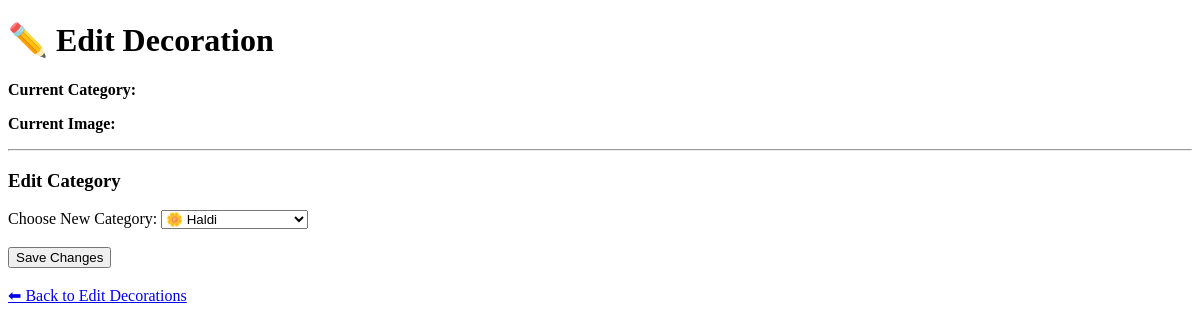
The app's page /edit-decoration/15, older data.
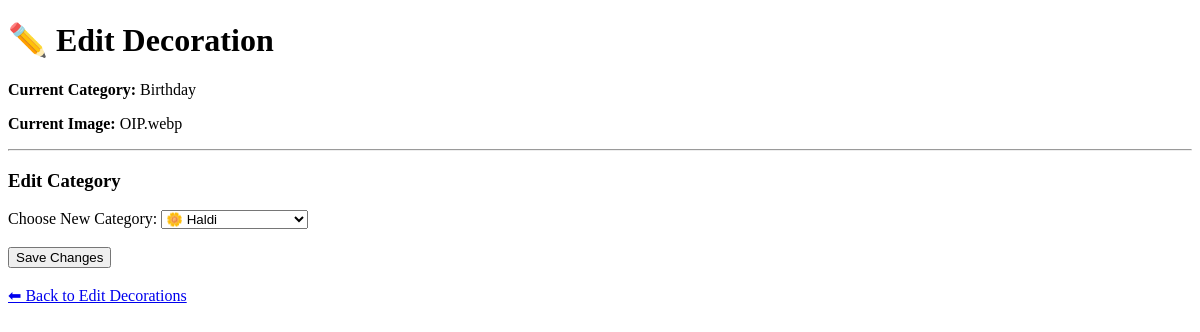
The same page, newer data.
### tables this page shows
CREATE TABLE decorations (
    id INTEGER PRIMARY KEY AUTOINCREMENT,
    category TEXT NOT NULL,
    image TEXT NOT NULL
);

### app.py (the view, shortened to what this page needs)
@app.route("/edit-decoration/<int:id>", methods=["GET", "POST"])
def edit_one_decoration(id):
    connection = get_db()
    decoration = connection.execute(
        "SELECT * FROM decorations WHERE id = ?",
        (id,)
    ).fetchone()
    connection.close()
    return render_template(
        "edit_one_decoration.html",
        decoration=decoration
    )

### app.py (called while the page is built)
def get_db():
    connection = sqlite3.connect("decorations.db")
    connection.row_factory = sqlite3.Row
    return connection

### templates/edit_one_decoration.html (shortened to what this page needs)
<!DOCTYPE html>
<html>
<head>
</head>
<body>
    <h1>✏️ Edit Decoration</h1>
    <p>
        <strong>Current Category:</strong>
        {{ decoration["category"] }}
    </p>
    <p>
        <strong>Current Image:</strong>
        {{ decoration["image"] }}
    </p>
    <hr>
    <h3>Edit Category</h3>
    <form method="POST" action="/edit-decoration/{{ decoration['id'] }}">
        <label>Choose New Category:</label>
        <select name="category">
            <option value="Haldi">🌼 Haldi</option>
        </select>
        <br><br>
        <button type="submit">Save Changes</button>
    </form>
    <br>
    <a href="/edit-decoration">
        ⬅ Back to Edit Decorations
    </a>
</body>
</html>

Row changes from the older to the newer data that the page shows:
added decorations: category "Birthday", image "OIP.webp"
